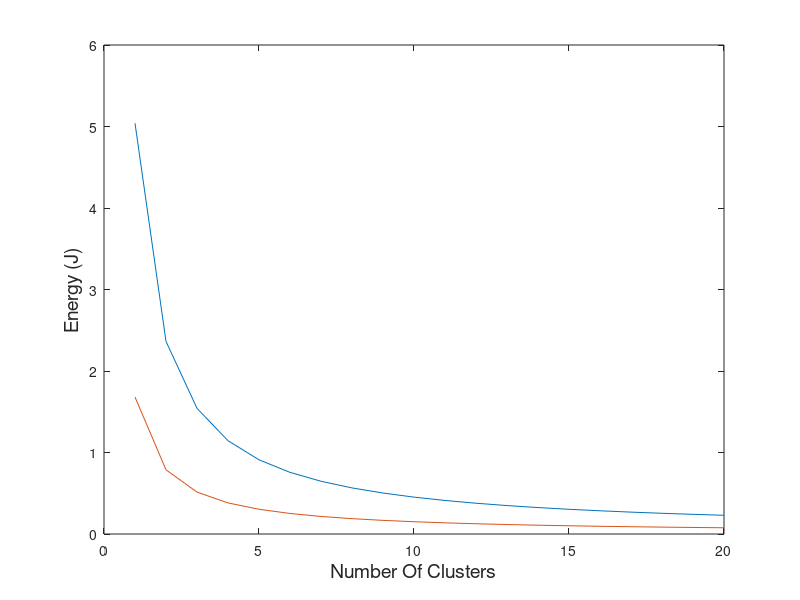

The MATLAB source for this figure:
el=0.0013*10^-12; es=10*10^-12; Ee=50*10^-9; Ebf=5*10^-9;
n=1000; M=100; d=100; l=4000; Nf=10000;
[k]=[1:1:20];
m=1;
Ech_elect=l.*(Ee.*((n./k)-m+1)+es*d^2);
Enon_ch_elect=l.*(Ee.*(1+k)+es*d^2);
Ech_frame=l.*(((n./k)-m+1)*Ebf+el*d^4+((n./k)-m+1)*Ee);
Enon_ch_frame=l.*(Ee+es*((M^2)./((2*3.14159).*k)));
Ech_data=(1./((n./k)-m+1)).*(Nf./k).*Ech_frame;
Enon_ch_data=(((n./k)-m)./((n./k)-m+1)).*(Nf./k).*Enon_ch_frame;
Ech_iter=Ech_elect+Ech_data;
Enon_ch_iter=Enon_ch_elect+Enon_ch_data;
Eround=(Ech_iter/m)+(((n./(k*m))-1).*Enon_ch_iter)./((n./k)-m);
plot(k,Eround);
hold on
m=3;
Ech_elect=l.*(Ee.*((n./k)-m+1)+es*d^2);
Enon_ch_elect=l.*(Ee.*(1+k)+es*d^2);
Ech_frame=l.*(((n./k)-m+1)*Ebf+el*d^4+((n./k)-m+1)*Ee);
Enon_ch_frame=l.*(Ee+es*((M^2)./((2*3.14159).*k)));
Ech_data=(1./((n./k)-m+1)).*(Nf./k).*Ech_frame;
Enon_ch_data=(((n./k)-m)./((n./k)-m+1)).*(Nf./k).*Enon_ch_frame;
Ech_iter=Ech_elect+Ech_data;
Enon_ch_iter=Enon_ch_elect+Enon_ch_data;
Eround=(Ech_iter/m)+(((n./(k*m))-1).*Enon_ch_iter)./((n./k)-m);
plot(k,Eround);
xlabel('Number Of Clusters', 'FontSize',14)
ylabel('Energy (J)', 'FontSize',14)